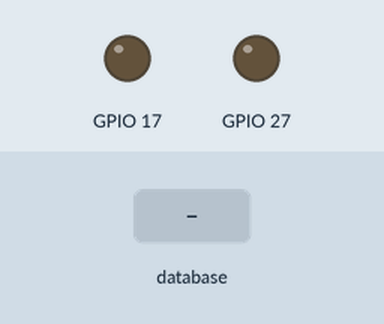
Recording of a program running on a simulated Raspberry Pi (BCM pin numbers). Parts: output pins drawn as LEDs (lit = HIGH). The inputs (shaded band) are chosen by the test bench. Each call to the cloud database takes 0.3 s, and an entry nobody has set reads as its off value or as empty; what the program prints to the terminal is not drawn.

Above: at 1.2 s.
1.3 s: database entry "led1" set to "1"
At 2.7 s:
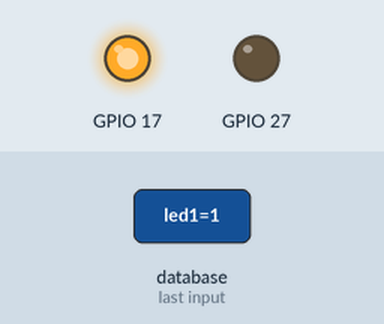
3.4 s: database entry "led2" set to "1"
At 4.1 s:
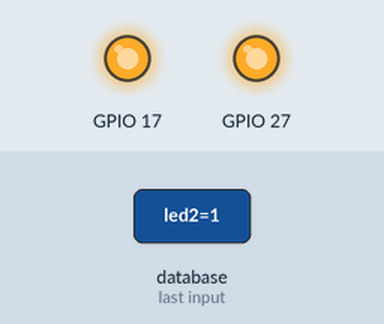
5.3 s: database entry "led1" set to "0"
At 7.5 s:
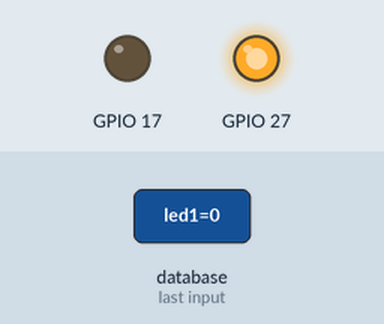
8.2 s: database entry "led2" set to "0"
At 9.0 s:
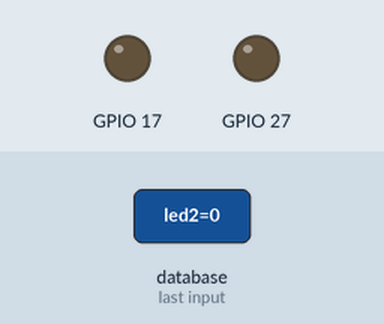
Timing chart, 0 to 11.1 s (numbered marks = the images above; inputs shaded):
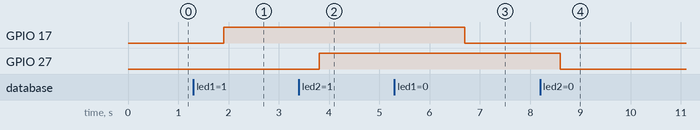

The program:

led_fire.py
```python
import pyrebase
import RPi.GPIO as GPIO
from time import sleep

config = {
  "apiKey": "AIzaSyD2QEHR9JO2KcrtQvjypI6iFIznX_Dc_Wg",
  "authDomain": "testled-eb6bb.firebaseapp.com",
  "databaseURL": "https://testled-eb6bb.firebaseio.com",
  "storageBucket": "testled-eb6bb.appspot.com",
}

firebase = pyrebase.initialize_app(config)

db = firebase.database()

GPIO.setmode(GPIO.BCM)
GPIO.setwarnings(False)
GPIO.setup(17, GPIO.OUT)
GPIO.setup(27, GPIO.OUT)


print "**********    INICIO  *************"

while True:
    salidaLed1 = db.child("home/led1").get()
    GPIO.output(17, salidaLed1.val())

    salidaLed2 = db.child("home/led2").get()
    GPIO.output(27, salidaLed2.val())
    sleep(1)

GPIO.cleanup()
```

Measured:
- after the input at 1.3 s, GPIO 17: LOW → HIGH after 0.60 s
- after the input at 3.4 s, GPIO 27: LOW → HIGH after 0.40 s
- after the input at 5.3 s, GPIO 17: HIGH → LOW after 1.4 s
- after the input at 8.2 s, GPIO 27: HIGH → LOW after 0.40 s
